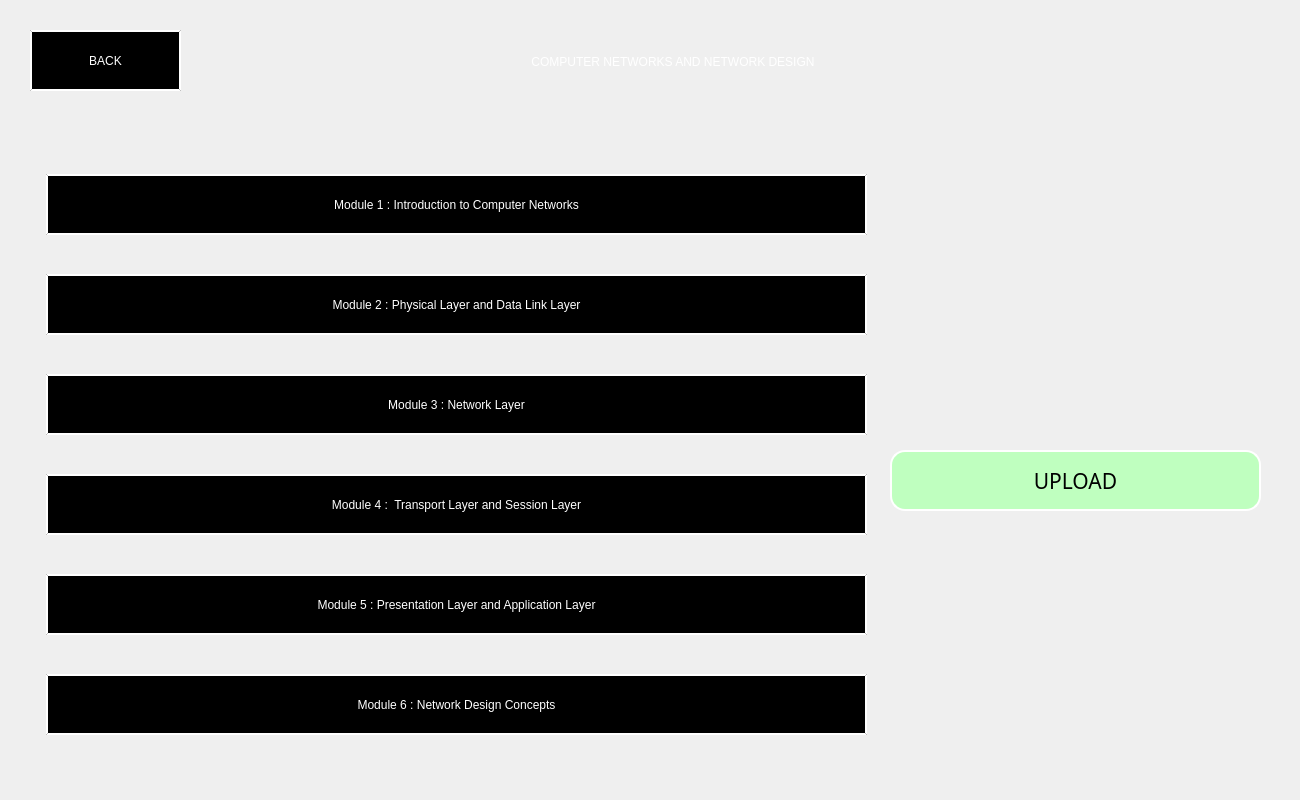
<?xml version="1.0" encoding="UTF-8"?>
<ui version="4.0">
 <class>MainWindow</class>
 <widget class="QMainWindow" name="MainWindow">
  <property name="geometry">
   <rect>
    <x>0</x>
    <y>0</y>
    <width>1300</width>
    <height>800</height>
   </rect>
  </property>
  <property name="windowTitle">
   <string>DARN IT </string>
  </property>
  <property name="windowIcon">
   <iconset>
    <normaloff>pictures/icon.png</normaloff>pictures/icon.png</iconset>
  </property>
  <property name="styleSheet">
   <string notr="true"/>
  </property>
  <widget class="QWidget" name="centralwidget">
   <widget class="QLabel" name="title">
    <property name="geometry">
     <rect>
      <x>230</x>
      <y>31</y>
      <width>886</width>
      <height>61</height>
     </rect>
    </property>
    <property name="styleSheet">
     <string notr="true">color: rgb(255, 255, 255);
font: 22pt &quot;Artifakt Element&quot;;
background : transparent;</string>
    </property>
    <property name="text">
     <string>COMPUTER NETWORKS AND NETWORK DESIGN</string>
    </property>
    <property name="alignment">
     <set>Qt::AlignCenter</set>
    </property>
   </widget>
   <widget class="QPushButton" name="mod4">
    <property name="geometry">
     <rect>
      <x>46</x>
      <y>474</y>
      <width>821</width>
      <height>61</height>
     </rect>
    </property>
    <property name="styleSheet">
     <string notr="true">background-color: rgb(0, 0, 0);
color: rgb(255, 255, 255);
font: 16pt &quot;Artifakt Element&quot;;
border : outset ;
border-width : 2px;
border-color: rgb(255, 255, 255);</string>
    </property>
    <property name="text">
     <string>Module 4 :  Transport Layer and Session Layer</string>
    </property>
   </widget>
   <widget class="QPushButton" name="mod1">
    <property name="geometry">
     <rect>
      <x>46</x>
      <y>174</y>
      <width>821</width>
      <height>61</height>
     </rect>
    </property>
    <property name="styleSheet">
     <string notr="true">background-color: rgb(0, 0, 0);
color: rgb(255, 255, 255);
font: 16pt &quot;Artifakt Element&quot;;
border : outset ;
border-width : 2px;
border-color: rgb(255, 255, 255);</string>
    </property>
    <property name="text">
     <string>Module 1 : Introduction to Computer Networks</string>
    </property>
   </widget>
   <widget class="QPushButton" name="mod5">
    <property name="geometry">
     <rect>
      <x>46</x>
      <y>574</y>
      <width>821</width>
      <height>61</height>
     </rect>
    </property>
    <property name="styleSheet">
     <string notr="true">background-color: rgb(0, 0, 0);
color: rgb(255, 255, 255);
font: 16pt &quot;Artifakt Element&quot;;
border : outset ;
border-width : 2px;
border-color: rgb(255, 255, 255);</string>
    </property>
    <property name="text">
     <string>Module 5 : Presentation Layer and Application Layer</string>
    </property>
   </widget>
   <widget class="QPushButton" name="mod6">
    <property name="geometry">
     <rect>
      <x>46</x>
      <y>674</y>
      <width>821</width>
      <height>61</height>
     </rect>
    </property>
    <property name="styleSheet">
     <string notr="true">background-color: rgb(0, 0, 0);
color: rgb(255, 255, 255);
font: 16pt &quot;Artifakt Element&quot;;
border : outset ;
border-width : 2px;
border-color: rgb(255, 255, 255);</string>
    </property>
    <property name="text">
     <string>Module 6 : Network Design Concepts</string>
    </property>
   </widget>
   <widget class="QPushButton" name="mod3">
    <property name="geometry">
     <rect>
      <x>46</x>
      <y>374</y>
      <width>821</width>
      <height>61</height>
     </rect>
    </property>
    <property name="styleSheet">
     <string notr="true">background-color: rgb(0, 0, 0);
color: rgb(255, 255, 255);
font: 16pt &quot;Artifakt Element&quot;;
border : outset ;
border-width : 2px;
border-color: rgb(255, 255, 255);</string>
    </property>
    <property name="text">
     <string>Module 3 : Network Layer</string>
    </property>
   </widget>
   <widget class="QPushButton" name="mod2">
    <property name="geometry">
     <rect>
      <x>46</x>
      <y>274</y>
      <width>821</width>
      <height>61</height>
     </rect>
    </property>
    <property name="styleSheet">
     <string notr="true">background-color: rgb(0, 0, 0);
color: rgb(255, 255, 255);
font: 16pt &quot;Artifakt Element&quot;;
border : outset ;
border-width : 2px;
border-color: rgb(255, 255, 255);</string>
    </property>
    <property name="text">
     <string>Module 2 : Physical Layer and Data Link Layer</string>
    </property>
   </widget>
   <widget class="QLabel" name="pic">
    <property name="geometry">
     <rect>
      <x>890</x>
      <y>170</y>
      <width>371</width>
      <height>221</height>
     </rect>
    </property>
    <property name="styleSheet">
     <string notr="true"/>
    </property>
    <property name="text">
     <string/>
    </property>
    <property name="pixmap">
     <pixmap>../pictures/cn3.png</pixmap>
    </property>
    <property name="scaledContents">
     <bool>true</bool>
    </property>
   </widget>
   <widget class="QPushButton" name="upload">
    <property name="geometry">
     <rect>
      <x>890</x>
      <y>450</y>
      <width>371</width>
      <height>61</height>
     </rect>
    </property>
    <property name="font">
     <font>
      <family>Artifakt Element</family>
      <pointsize>16</pointsize>
      <weight>50</weight>
      <italic>false</italic>
      <bold>false</bold>
     </font>
    </property>
    <property name="autoFillBackground">
     <bool>false</bool>
    </property>
    <property name="styleSheet">
     <string notr="true">background-color:rgb(191, 255, 191);
color: rgb(0, 0, 0);
font: 16pt &quot;Artifakt Element&quot;;
border : outset ;
border-width : 2px;
border-color: rgb(255, 255, 255);
border-radius : 15px;


</string>
    </property>
    <property name="text">
     <string>UPLOAD</string>
    </property>
   </widget>
   <widget class="QPushButton" name="back">
    <property name="geometry">
     <rect>
      <x>30</x>
      <y>30</y>
      <width>151</width>
      <height>61</height>
     </rect>
    </property>
    <property name="styleSheet">
     <string notr="true">background-color: rgb(0, 0, 0);
color: rgb(255, 255, 255);
font: 14pt &quot;Artifakt Element&quot;;
border : outset ;
border-width : 2px;
border-color: rgb(255, 255, 255);</string>
    </property>
    <property name="text">
     <string>BACK</string>
    </property>
   </widget>
   <widget class="QLabel" name="label_2">
    <property name="geometry">
     <rect>
      <x>0</x>
      <y>0</y>
      <width>1300</width>
      <height>800</height>
     </rect>
    </property>
    <property name="text">
     <string/>
    </property>
    <property name="pixmap">
     <pixmap>pictures/try2-dark-stripes-background-elegant-design-wallpapers_518299-1505.jpg</pixmap>
    </property>
   </widget>
   <zorder>label_2</zorder>
   <zorder>title</zorder>
   <zorder>mod4</zorder>
   <zorder>mod1</zorder>
   <zorder>mod5</zorder>
   <zorder>mod6</zorder>
   <zorder>mod3</zorder>
   <zorder>mod2</zorder>
   <zorder>pic</zorder>
   <zorder>upload</zorder>
   <zorder>back</zorder>
  </widget>
 </widget>
 <resources>
  <include location="../pictures/source1.qrc"/>
 </resources>
 <connections/>
</ui>
